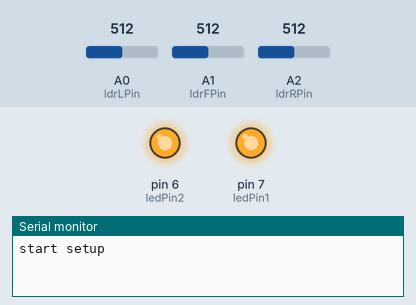
Bench run of a sketch on a simulated Arduino Uno, built with avr-gcc and run on an emulated ATmega328P. Shown: output pins drawn as LEDs (lit = HIGH), the last lines printed to the serial monitor. Inputs (shaded band) come from the test bench; at power-on: A0 (ldrLPin) = 512, A1 (ldrFPin) = 512, A2 (ldrRPin) = 512. Stepper angles assume 200 steps per turn.

Above: at 0.1 s.
At 6.1 s:
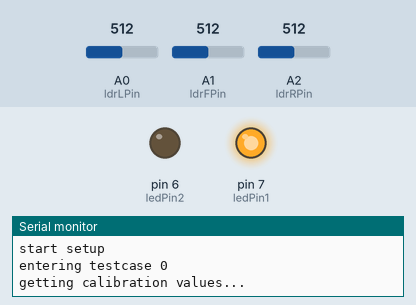
At 13.2 s:
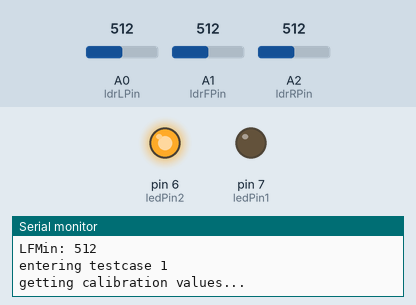
At 25.4 s:
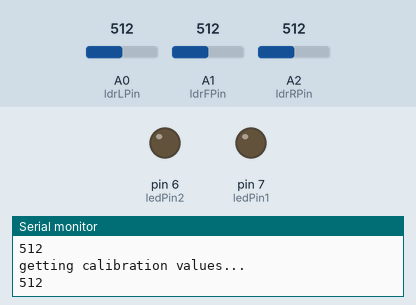
Timing chart, 0 to 26.9 s (numbered marks = the images above):
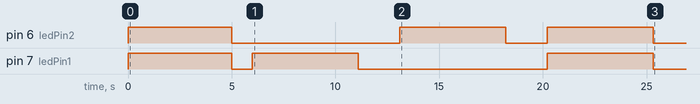

The sketch:

LDR_calibrate.ino
```cpp
/*
  Calibration

  Demonstrates one technique for calibrating sensor input. The sensor readings
  during the first five seconds of the sketch execution define the minimum and
  maximum of expected values attached to the sensor pin.

  The sensor minimum and maximum initial values may seem backwards. Initially,
  you set the minimum high and listen for anything lower, saving it as the new
  minimum. Likewise, you set the maximum low and listen for anything higher as
  the new maximum.

*/

#include <AccelStepper.h>
#include <PID_v1.h>

/*
// esp32 pins
int ledPin1 = 18; // 2 pins for 2 LEDs
int ledPin2 = 19;
int ldrLPin = 27; // pin for left front LED
int ldrRPin = 4; // pin for right front LED
int ldrFPin = 35; // pin for front LED
*/

// arduino pins
const int ledPin1 = 7; // 2 pins for 2 LEDs
const int ledPin2 = 6;
const int ldrLPin = A0; // pin for left front LED
const int ldrRPin = A2; // pin for right front LED
const int ldrFPin = A1; // pin for front LED

const int dirPin1 = 1;
const int stepPin1 = 2;
const int dirPin2 = 3;
const int stepPin2 = 4;

/*
// moving average variables
const int numVals = 5; // number of readings for moving average
int LVals[numVals], RVals[numVals], FVals[numVals]; // arrays to store previous values
int LTotal = 0, RTotal = 0, FTotal = 0, curIdx = 0;
int LAve, RAve, FAve;
*/

// calibration variables
int VMax = 0;
int VMin = 0;
int LFMax, LFMin, RFMax, RFMin, FMax, FMin;
int ldrLVal, ldrRVal, ldrFVal;

// driving command variables
// thresholds to determine state - input values vary from 0 to 100 (dark to bright)
int brightThr = 85;
int darkThr = 60;
int reentryThr = 75;
bool leftWall = 1; // 1 for left, 0 for right wall. default follow left wall.
int turnDir = 0; // 0 for left turn, 1 for right turn;
int count = 0;
int state = 2;

// PID variables
double Kp = 5.0;   // Proportional gain
double Ki = 0.0;   // Integral gain
double Kd = 0.0;   // Derivative gain

// Define the input, output, and setpoint variables
double PIDinput = 0.0;       // Current position
double PIDoutput = 0.0;      // Control output
double setpoint = 75;  // Desired position

int cruiseSpeed = 50;
int speedL = 0;
int speedR = 0;
unsigned long startTime;
unsigned long curTime;

// Define the PID controller object
PID myPID(&PIDinput, &PIDoutput, &setpoint, Kp, Ki, Kd, DIRECT);

// create instances of AccelStepper
AccelStepper stepperL(1, stepPin1, dirPin1);
AccelStepper stepperR(1, stepPin2, dirPin2);

void calibrate(int& VMax, int& VMin, int sensorPin, int testNo){

  int sensorValue = 0;   // the sensor value
  VMin = 4095;  // minimum sensor value
  VMax = 0;     // maximum sensor value

  switch(testNo){
    case 0:
      digitalWrite(ledPin1, HIGH);
      digitalWrite(ledPin2, LOW);
      Serial.println("entering testcase 0");
      break;
    case 1:
      digitalWrite(ledPin1, LOW);
      digitalWrite(ledPin2, HIGH);
      Serial.println("entering testcase 1");
      break;
    case 2:
      digitalWrite(ledPin1, HIGH);
      digitalWrite(ledPin2, HIGH);
      Serial.println("entering testcase 2");
      break;
  }

  startTime = millis();
  curTime = startTime;

  while (curTime - startTime < 5000){

    Serial.println("getting calibration values...");
    delay(300);

    curTime = millis();
    sensorValue = analogRead(sensorPin);
    Serial.println(sensorValue);

    if (sensorValue > VMax){
      VMax = sensorValue;
    }
    if (sensorValue < VMin){
      VMin = sensorValue;
    }
  }

  digitalWrite(ledPin1, LOW);
  digitalWrite(ledPin2, LOW);

  delay(2000);
}

void followWall(){

  Serial.println("executing PID to follow line");
  int polarity;

  if (leftWall){ // following left wall
    PIDinput = ldrLVal;
    polarity = 1;
  }
  else{ // following right wall
    PIDinput = ldrRVal;
    polarity = -1;
  }
  myPID.Compute(); // this changes the variable 'PIDoutput'

  speedL = cruiseSpeed - (polarity * PIDoutput);
  speedR = cruiseSpeed + (polarity * PIDoutput);

  stepperL.setSpeed(speedL);
  stepperR.setSpeed(speedR);

  startTime = millis();
  curTime = startTime;

  while (curTime - startTime < 100){ // run for 100 ms
    stepperL.runSpeed();
    stepperR.runSpeed();
  }

  return;
}

void turn90(){

  int polarity;

  Serial.println("turn by 90 degrees");
  delay(500);

  if (leftWall){ //following left wall: turn right
    polarity = 1;
  }
  else{
    polarity = -1;
  }

  speedL = cruiseSpeed * polarity;
  speedR = cruiseSpeed * polarity * -1;
  stepperL.setSpeed(speedL);
  stepperR.setSpeed(speedR);

  // planning to move at 50 steps a second: move for 4 sec to complete 1 rev
  startTime = millis();
  curTime = startTime;

  while (curTime - startTime < 4000){
    stepperL.runSpeed();
    stepperR.runSpeed();
  }

  return;
}

void turn180(){


  Serial.println("turn by 180 degrees");
  delay(500);

  speedL = cruiseSpeed;
  speedR = -cruiseSpeed;
  stepperL.setSpeed(speedL);
  stepperR.setSpeed(speedR);

  // planning to move at 50 steps a second: move for 8 sec to complete 2 revs
  startTime = millis();
  curTime = startTime;

  while (curTime - startTime < 8000){
    stepperL.runSpeed();
    stepperR.runSpeed();
  }

  return;
}


void command(){
  /*
  LAve = movingAve(L, LVals, LTotal);
  RAve = movingAve(R, RVals, RTotal);
  FAve = movingAve(F, FVals, FTotal);
  */
  int oppVal;
  if (leftWall){
    oppVal = ldrRPin;
  }
  else{
    oppVal = ldrLPin;
  }

  if (ldrFVal < brightThr && oppVal < brightThr){
    followWall(); // command robot to follow wall if there are no obstructions
  }
  else if (ldrFVal > brightThr){
    turn90();
  }
  else if (ldrRVal > brightThr){
    turn180();
  }
  else{
    followWall(); // extra case to catch errors and shit
  }

}

void setup() {

  Serial.begin(115200);
  //analogReadResolution(12);  // Set ADC resolution (0-4095)
  Serial.println("start setup");

  pinMode(ledPin1, OUTPUT);
  pinMode(ledPin2, OUTPUT);
  pinMode(ldrLPin, INPUT);
  pinMode(ldrRPin, INPUT);
  pinMode(ldrFPin, INPUT);

  // set max speed for the motors
  stepperL.setMaxSpeed(500);
  stepperR.setMaxSpeed(500);

  // Set the PID parameters
  myPID.SetOutputLimits(-50, 50);  // Adjust the output limits based on your motor control range
  myPID.SetMode(AUTOMATIC);

  // both LEDs turn on for 5s, before turning off to signal start of calibration
  digitalWrite(ledPin1, HIGH);
  digitalWrite(ledPin2, HIGH);
  delay(5000);
  digitalWrite(ledPin1, LOW);
  digitalWrite(ledPin2, LOW);
  delay(1000);

  // initiate calibration loop
  VMax = 0;
  VMin = 0;

  int testNo = 0;
  calibrate(VMax, VMin, ldrLPin, testNo);
  LFMax = VMax; // store min and max voltage values
  LFMin = VMin;
  Serial.print("LFMax: ");
  Serial.println(LFMax);
  Serial.print("LFMin: ");
  Serial.println(LFMin);

  testNo = 1;
  calibrate(VMax, VMin, ldrRPin, testNo);
  RFMax = VMax;
  RFMin = VMin;
  Serial.print("RFMax: ");
  Serial.println(RFMax);
  Serial.print("RFMin: ");
  Serial.println(RFMin);

  testNo = 2;
  calibrate(VMax, VMin, ldrFPin, testNo);
  FMax = VMax;
  FMin = VMin;
  Serial.print("FMax: ");
  Serial.println(FMax);
  Serial.print("FMin: ");
  Serial.println(FMin);

}

void loop() {

  // read the sensor:
  ldrLVal = analogRead(ldrLPin);
  ldrRVal = analogRead(ldrRPin);
  ldrFVal = analogRead(ldrFPin);

  /*
  Serial.print("LF: ");
  Serial.println(ldrLVal);
  Serial.print("RF: ");
  Serial.println(ldrRVal);
  Serial.print("F: ");
  Serial.println(ldrFVal);
  Serial.print("");
  */

  // in case the sensor value is outside the range seen during calibration
  ldrLVal = constrain(ldrLVal, LFMin, LFMax);
  ldrRVal = constrain(ldrRVal, RFMin, RFMax);
  ldrFVal = constrain(ldrFVal, FMin, FMax);

  // apply the calibration to the sensor reading (scale it from 0 - 100)
  ldrLVal = map(ldrLVal, LFMin, LFMax, 0, 100);
  ldrRVal = map(ldrRVal, RFMin, RFMax, 0, 100);
  ldrFVal = map(ldrFVal, FMin, FMax, 0, 100);

  // command the robot to drive and shit
  command();

  // print to serial monitor
  if (count >= 40){
    Serial.print("ldrLVal: ");
    Serial.println(ldrLVal);
    Serial.print("ldrRVal: ");
    Serial.println(ldrRVal);
    Serial.print("ldrFVal: ");
    Serial.println(ldrFVal);
    count = 0;
  }

  count++;
  delay(50);

}
```
